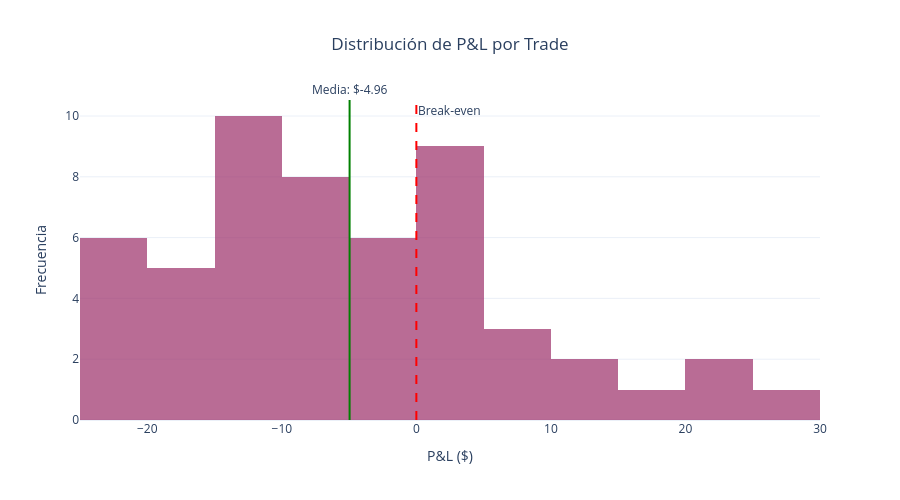

Write notebook code for a chart like this one.
### Code cell
# Distribucion de P&L por trade usando Plotly
closed_trades = [t for t in results.trades if t.status == 'closed']
trade_pnls = [t.realized_pnl for t in closed_trades]

fig = go.Figure()

# Histograma
fig.add_trace(go.Histogram(
    x=trade_pnls,
    nbinsx=20,
    name='P&L',
    marker_color='#A23B72',
    opacity=0.75,
    hovertemplate='<b>Rango P&L:</b> %{x:.2f}<br><b>Frecuencia:</b> %{y}<extra></extra>'
))

# Línea vertical en 0
fig.add_vline(x=0, line_dash="dash", line_color="red", line_width=2, annotation_text="Break-even")

# Línea vertical en la media
mean_pnl = np.mean(trade_pnls)
fig.add_vline(
    x=mean_pnl, 
    line_dash="solid", 
    line_color="green", 
    line_width=2,
    annotation_text=f"Media: ${mean_pnl:.2f}",
    annotation_position="top"
)

fig.update_layout(
    title='Distribución de P&L por Trade',
    title_x=0.5,
    xaxis_title='P&L ($)',
    yaxis_title='Frecuencia',
    template='plotly_white',
    height=500,
    showlegend=False,
    hovermode='x'
)

fig.show()

### Figure 1 — Plotly figure (JSON) as saved in the notebook; plotly's stock layout.template omitted (floating-point values rounded to 4 significant figures)
{"data": [{"hovertemplate": "<b>Rango P&L:</b> %{x:.2f}<br><b>Frecuencia:</b> %{y}<extra></extra>", "marker": {"color": "#A23B72"}, "name": "P&L", "nbinsx": 20, "opacity": 0.75, "type": "histogram", "x": [4.094, 9.057, -12.03, -19.24, -16.6, 0.9462, -4.106, -6.167, -11.36, -9.584, -12.62, -3.136, -13.39, -20.07, -10.49, 24.27, 24.03, 2.51, -10.89, -23.28, 14.76, 15.65, -24.0, 3.122, 10.58, 29.2, 5.101, 1.512, -6.134, -22.21, -4.738, 2.592, 0.5503, -5.087, 7.023, -7.16, -13.45, -4.666, -14.81, -12.26, -12.54, -7.41, -5.883, -2.649, 4.087, 1.7, -19.53, -23.74, -1.058, -15.06, -9.768, -16.91, -21.8]}], "layout": {"annotations": [{"showarrow": false, "text": "Break-even", "x": 0, "xanchor": "left", "xref": "x", "y": 1, "yanchor": "top", "yref": "y domain"}, {"showarrow": false, "text": "Media: $-4.96", "x": -4.963, "xanchor": "center", "xref": "x", "y": 1, "yanchor": "bottom", "yref": "y domain"}], "height": 500, "hovermode": "x", "shapes": [{"line": {"color": "red", "dash": "dash", "width": 2}, "type": "line", "x0": 0, "x1": 0, "xref": "x", "y0": 0, "y1": 1, "yref": "y domain"}, {"line": {"color": "green", "dash": "solid", "width": 2}, "type": "line", "x0": -4.963, "x1": -4.963, "xref": "x", "y0": 0, "y1": 1, "yref": "y domain"}], "showlegend": false, "title": {"text": "Distribución de P&L por Trade", "x": 0.5}, "xaxis": {"title": {"text": "P&L ($)"}}, "yaxis": {"title": {"text": "Frecuencia"}}}}
